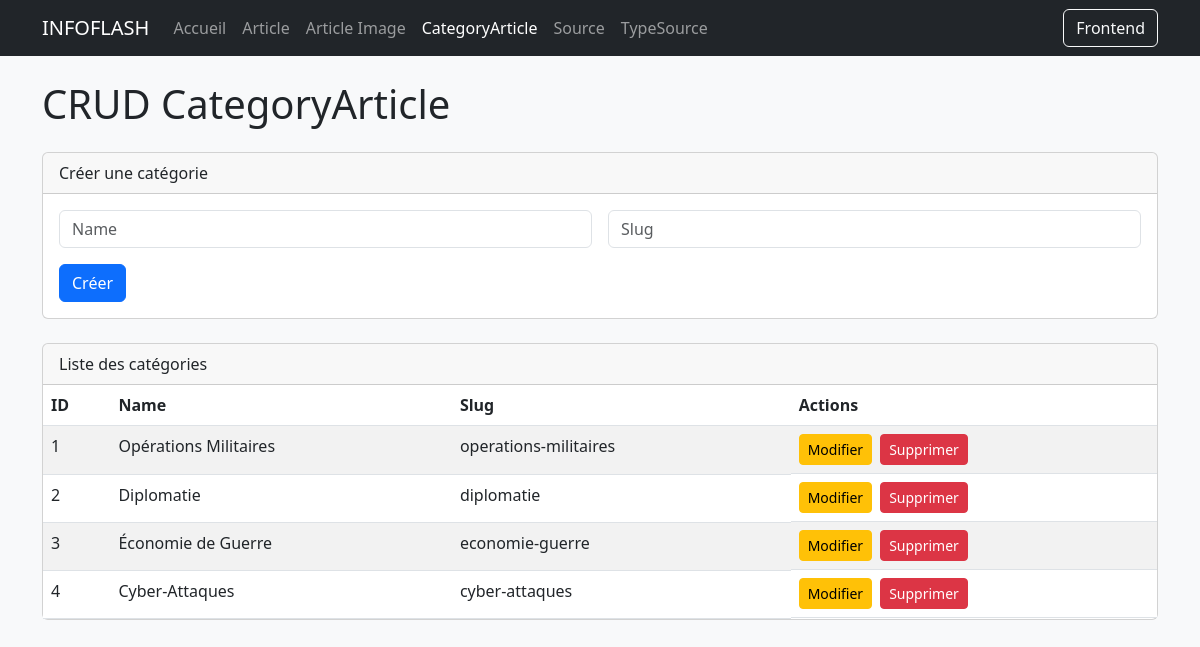
The app's page /backoffice/pages/CategoryArticle.php with its own data.
### tables this page shows
CREATE TABLE category_article (
    id INT PRIMARY KEY AUTO_INCREMENT,
    name VARCHAR(255) NOT NULL,
    slug VARCHAR(255) UNIQUE  
);

### backoffice/controllers/CategoryArticle.php (called while the page is built, shortened)
<?php
include_once __DIR__ . '/../models/CategoryArticle.php';
$error = $_GET['err'] ?? '';
$editItem = null;
try {
    $conn = getConnection();
    $stmt = $conn->prepare("SELECT * FROM category_article");
    $stmt->execute();
    $items = $stmt->get_result()->fetch_all(MYSQLI_ASSOC);
} catch (Throwable $exception) {
    if (empty($error)) {
        $error = $exception->getMessage();
    }
}

### backoffice/pages/CategoryArticle.php (the view, shortened to what this page needs)
<?php
include_once '../controllers/CategoryArticle.php';
function e($value) {
	return htmlspecialchars((string) $value, ENT_QUOTES, 'UTF-8');
}
$isEdit = $editItem !== null;
?>
<!DOCTYPE html>
<html lang="fr">
<head>
	<link href="https://cdn.jsdelivr.net/npm/bootstrap@5.3.0/dist/css/bootstrap.min.css" rel="stylesheet">
</head>
<body class="bg-light">
<nav class="navbar navbar-expand-lg navbar-dark bg-dark sticky-top">
	<div class="container">
		<a class="navbar-brand" href="index">INFOFLASH</a>
		<div class="collapse navbar-collapse" id="navbarNav">
			<ul class="navbar-nav me-auto">
				<li class="nav-item"><a class="nav-link" href="index">Accueil</a></li>
				<li class="nav-item"><a class="nav-link" href="article">Article</a></li>
				<li class="nav-item"><a class="nav-link" href="article-image">Article Image</a></li>
				<li class="nav-item"><a class="nav-link active" href="category-article">CategoryArticle</a></li>
				<li class="nav-item"><a class="nav-link" href="source">Source</a></li>
				<li class="nav-item"><a class="nav-link" href="type-source">TypeSource</a></li>
			</ul>
			<a href="../../frontoffice/" class="btn btn-outline-light">Frontend</a>
		</div>
	</div>
</nav>
<div class="container py-4">
	<h1 class="mb-4">CRUD CategoryArticle</h1>
	<div class="card mb-4">
		<div class="card-header"><?php echo $isEdit ? 'Modifier' : 'Créer'; ?> une catégorie</div>
		<div class="card-body">
			<form method="post">
				<div class="row g-3">
					<div class="col-md-6"><input class="form-control" name="name" placeholder="Name" required value="<?php echo e($editItem['name'] ?? ''); ?>"></div>
					<div class="col-md-6"><input class="form-control" name="slug" placeholder="Slug" value="<?php echo e($editItem['slug'] ?? ''); ?>"></div>
				</div>
				<div class="mt-3 d-flex gap-2">
					<button class="btn btn-primary" type="submit"><?php echo $isEdit ? 'Mettre à jour' : 'Créer'; ?></button>
				</div>
			</form>
		</div>
	</div>
	<div class="card">
		<div class="card-header">Liste des catégories</div>
		<div class="table-responsive">
			<table class="table table-striped table-hover mb-0">
				<thead><tr><th>ID</th><th>Name</th><th>Slug</th><th>Actions</th></tr></thead>
				<tbody>
				<?php foreach ($items as $item): ?>
					<tr>
						<td><?php echo e($item['id']); ?></td>
						<td><?php echo e($item['name']); ?></td>
						<td><?php echo e($item['slug']); ?></td>
						<td class="d-flex gap-2">
							<a class="btn btn-sm btn-warning" href="?edit=<?php echo e($item['id']); ?>">Modifier</a>
							<form method="post" onsubmit="return confirm('Supprimer cette catégorie ?');">
								<button class="btn btn-sm btn-danger" type="submit">Supprimer</button>
							</form>
						</td>
					</tr>
				<?php endforeach; ?>
				</tbody>
			</table>
		</div>
	</div>
</div>
</body>
</html>

### records on screen
category_article: id "1", name "Opérations Militaires", slug "operations-militaires"
category_article: id "2", name "Diplomatie", slug "diplomatie"
category_article: id "3", name "Économie de Guerre", slug "economie-guerre"
category_article: id "4", name "Cyber-Attaques", slug "cyber-attaques"
